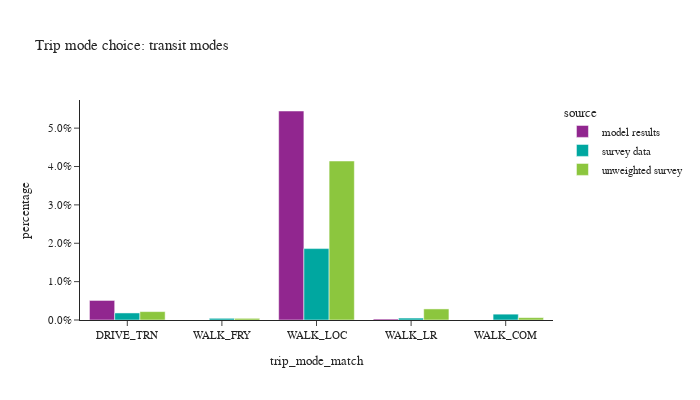

The notebook cell saved with this chart:
### Code cell
# show only transit modes
df_plot = trip_data.groupby(['source','trip_mode_match'])['trip_weight'].sum().reset_index()
df_plot['percentage'] = df_plot.groupby(['source'], group_keys=False)['trip_weight']. \
    apply(lambda x: x / float(x.sum()))

fig = px.bar(df_plot.loc[df_plot['trip_mode_match'].isin(transit_modes)], x="trip_mode_match", y="percentage", color="source",barmode="group",
             title="Trip mode choice: transit modes")
fig.for_each_annotation(lambda a: a.update(text = a.text.split("=")[-1]))
fig.update_layout(height=400, width=700, yaxis=dict(tickformat=".1%"))
fig.show()

### Figure 1 — Plotly figure (JSON) as saved in the notebook; plotly's stock layout.template omitted (floating-point values rounded to 4 significant figures)
{"data": [{"alignmentgroup": "True", "hovertemplate": "source=model results<br>trip_mode_match=%{x}<br>percentage=%{y}<extra></extra>", "legendgroup": "model results", "marker": {"color": "#91268F", "pattern": {"shape": ""}}, "name": "model results", "offsetgroup": "model results", "orientation": "v", "showlegend": true, "textposition": "auto", "type": "bar", "x": ["DRIVE_TRN", "WALK_FRY", "WALK_LOC", "WALK_LR"], "xaxis": "x", "y": [0.005098, 7.952e-08, 0.05446, 0.0002617], "yaxis": "y"}, {"alignmentgroup": "True", "hovertemplate": "source=survey data<br>trip_mode_match=%{x}<br>percentage=%{y}<extra></extra>", "legendgroup": "survey data", "marker": {"color": "#00A7A0", "pattern": {"shape": ""}}, "name": "survey data", "offsetgroup": "survey data", "orientation": "v", "showlegend": true, "textposition": "auto", "type": "bar", "x": ["DRIVE_TRN", "WALK_COM", "WALK_FRY", "WALK_LOC", "WALK_LR"], "xaxis": "x", "y": [0.001838, 0.001524, 0.0004418, 0.01861, 0.0005028], "yaxis": "y"}, {"alignmentgroup": "True", "hovertemplate": "source=unweighted survey<br>trip_mode_match=%{x}<br>percentage=%{y}<extra></extra>", "legendgroup": "unweighted survey", "marker": {"color": "#8CC63E", "pattern": {"shape": ""}}, "name": "unweighted survey", "offsetgroup": "unweighted survey", "orientation": "v", "showlegend": true, "textposition": "auto", "type": "bar", "x": ["DRIVE_TRN", "WALK_COM", "WALK_FRY", "WALK_LOC", "WALK_LR"], "xaxis": "x", "y": [0.002186, 0.0006208, 0.0004319, 0.04143, 0.002888], "yaxis": "y"}], "layout": {"barmode": "group", "height": 400, "legend": {"title": {"text": "source"}, "tracegroupgap": 0}, "title": {"text": "Trip mode choice: transit modes"}, "width": 700, "xaxis": {"anchor": "y", "domain": [0.0, 1.0], "title": {"text": "trip_mode_match"}}, "yaxis": {"anchor": "x", "domain": [0.0, 1.0], "tickformat": ".1%", "title": {"text": "percentage"}}}}
